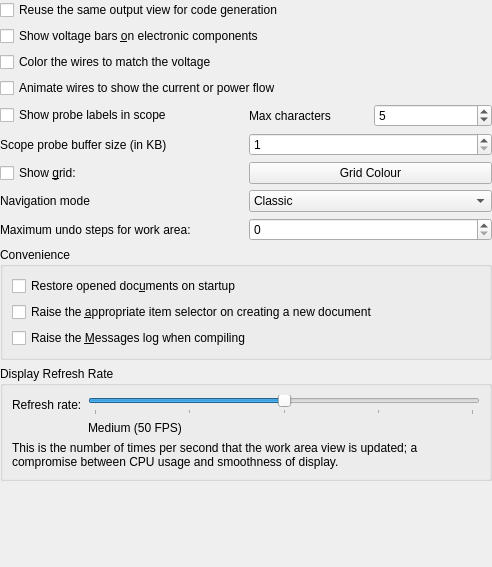
<?xml version="1.0" encoding="UTF-8"?>
<ui version="4.0">
 <class>GeneralOptionsWidget</class>
 <widget class="QWidget" name="GeneralOptionsWidget">
  <property name="geometry">
   <rect>
    <x>0</x>
    <y>0</y>
    <width>492</width>
    <height>567</height>
   </rect>
  </property>
  <layout class="QGridLayout">
   <property name="leftMargin">
    <number>0</number>
   </property>
   <property name="topMargin">
    <number>0</number>
   </property>
   <property name="rightMargin">
    <number>0</number>
   </property>
   <property name="bottomMargin">
    <number>0</number>
   </property>
   <item row="4" column="1">
    <layout class="QHBoxLayout" name="horizontalLayout_3">
     <item>
      <widget class="QLabel" name="label_2">
       <property name="text">
        <string>Max characters</string>
       </property>
      </widget>
     </item>
     <item>
      <widget class="QSpinBox" name="kcfg_ProbeLabelMaxCharacters">
       <property name="minimum">
        <number>1</number>
       </property>
       <property name="value">
        <number>5</number>
       </property>
      </widget>
     </item>
    </layout>
   </item>
   <item row="3" column="0" colspan="2">
    <widget class="QCheckBox" name="kcfg_AnimateWires">
     <property name="text">
      <string>Animate wires to show the current or power flow</string>
     </property>
     <property name="shortcut">
      <string/>
     </property>
    </widget>
   </item>
   <item row="10" column="0">
    <widget class="QCheckBox" name="kcfg_ShowGrid">
     <property name="text">
      <string>Show &amp;grid:</string>
     </property>
    </widget>
   </item>
   <item row="12" column="1">
    <widget class="QSpinBox" name="kcfg_MaxUndo">
     <property name="sizePolicy">
      <sizepolicy hsizetype="Preferred" vsizetype="Fixed">
       <horstretch>0</horstretch>
       <verstretch>0</verstretch>
      </sizepolicy>
     </property>
     <property name="maximum">
      <number>100000</number>
     </property>
    </widget>
   </item>
   <item row="14" column="0" colspan="2">
    <widget class="QGroupBox" name="groupBox21">
     <property name="title">
      <string>Display Refresh Rate</string>
     </property>
     <layout class="QVBoxLayout">
      <item>
       <layout class="QGridLayout">
        <item row="0" column="1">
         <widget class="QSlider" name="refreshRateSlider">
          <property name="maximum">
           <number>4</number>
          </property>
          <property name="pageStep">
           <number>1</number>
          </property>
          <property name="value">
           <number>2</number>
          </property>
          <property name="orientation">
           <enum>Qt::Orientation::Horizontal</enum>
          </property>
          <property name="tickPosition">
           <enum>QSlider::TickPosition::TicksBelow</enum>
          </property>
         </widget>
        </item>
        <item row="0" column="0">
         <widget class="QLabel" name="textLabel3_2">
          <property name="text">
           <string>Refresh rate:</string>
          </property>
          <property name="wordWrap">
           <bool>false</bool>
          </property>
         </widget>
        </item>
        <item row="1" column="1">
         <widget class="QLabel" name="refreshRateLabel">
          <property name="text">
           <string>Medium (50 FPS)</string>
          </property>
          <property name="wordWrap">
           <bool>false</bool>
          </property>
         </widget>
        </item>
       </layout>
      </item>
      <item>
       <widget class="QLabel" name="textLabel9_2">
        <property name="sizePolicy">
         <sizepolicy hsizetype="Preferred" vsizetype="Minimum">
          <horstretch>0</horstretch>
          <verstretch>0</verstretch>
         </sizepolicy>
        </property>
        <property name="text">
         <string>This is the number of times per second that the work area view is updated; a compromise between CPU usage and smoothness of display.</string>
        </property>
        <property name="textFormat">
         <enum>Qt::TextFormat::PlainText</enum>
        </property>
        <property name="scaledContents">
         <bool>false</bool>
        </property>
        <property name="alignment">
         <set>Qt::AlignmentFlag::AlignVCenter</set>
        </property>
        <property name="wordWrap">
         <bool>true</bool>
        </property>
       </widget>
      </item>
     </layout>
    </widget>
   </item>
   <item row="11" column="0">
    <widget class="QLabel" name="label">
     <property name="text">
      <string>Navigation mode</string>
     </property>
    </widget>
   </item>
   <item row="15" column="1">
    <spacer name="spacer3">
     <property name="orientation">
      <enum>Qt::Orientation::Vertical</enum>
     </property>
     <property name="sizeType">
      <enum>QSizePolicy::Policy::Expanding</enum>
     </property>
     <property name="sizeHint" stdset="0">
      <size>
       <width>20</width>
       <height>40</height>
      </size>
     </property>
    </spacer>
   </item>
   <item row="10" column="1">
    <widget class="KColorButton" name="kcfg_GridColor">
     <property name="toolTip">
      <string>The grid color in the work area.</string>
     </property>
     <property name="text">
      <string>Grid Colour</string>
     </property>
    </widget>
   </item>
   <item row="0" column="0" colspan="2">
    <widget class="QCheckBox" name="kcfg_ReuseSameViewForOutput">
     <property name="text">
      <string>Reuse the same output view for code generation</string>
     </property>
     <property name="shortcut">
      <string/>
     </property>
    </widget>
   </item>
   <item row="4" column="0">
    <widget class="QCheckBox" name="kcfg_ShowProbeLabels">
     <property name="text">
      <string>Show probe labels in scope</string>
     </property>
    </widget>
   </item>
   <item row="2" column="0" colspan="2">
    <widget class="QCheckBox" name="kcfg_ShowVoltageColor">
     <property name="text">
      <string>Color the wires to match the voltage</string>
     </property>
     <property name="shortcut">
      <string/>
     </property>
    </widget>
   </item>
   <item row="11" column="1">
    <widget class="QComboBox" name="kcfg_NavigationMode">
     <property name="currentIndex">
      <number>0</number>
     </property>
     <item>
      <property name="text">
       <string>Classic</string>
      </property>
     </item>
     <item>
      <property name="text">
       <string>Horizon</string>
      </property>
     </item>
    </widget>
   </item>
   <item row="12" column="0">
    <widget class="QLabel" name="textLabel1">
     <property name="toolTip">
      <string>Maximum undo steps for work area. This does not apply to text documents - that is configurable separately under Configure Editor.</string>
     </property>
     <property name="text">
      <string>Maximum undo steps for work area:</string>
     </property>
     <property name="wordWrap">
      <bool>false</bool>
     </property>
    </widget>
   </item>
   <item row="13" column="0" colspan="2">
    <widget class="QGroupBox" name="groupBox4">
     <property name="title">
      <string>Convenience</string>
     </property>
     <layout class="QVBoxLayout">
      <item>
       <widget class="QCheckBox" name="kcfg_RestoreDocumentsOnStartup">
        <property name="text">
         <string>Restore opened doc&amp;uments on startup</string>
        </property>
       </widget>
      </item>
      <item>
       <widget class="QCheckBox" name="kcfg_RaiseItemSelectors">
        <property name="text">
         <string>Raise the &amp;appropriate item selector on creating a new document</string>
        </property>
       </widget>
      </item>
      <item>
       <widget class="QCheckBox" name="kcfg_RaiseMessagesLog">
        <property name="text">
         <string>Raise the &amp;Messages log when compiling</string>
        </property>
       </widget>
      </item>
     </layout>
    </widget>
   </item>
   <item row="1" column="0" colspan="2">
    <widget class="QCheckBox" name="kcfg_ShowVoltageBars">
     <property name="text">
      <string>Show voltage bars &amp;on electronic components</string>
     </property>
    </widget>
   </item>
   <item row="5" column="0">
    <widget class="QLabel" name="label_3">
     <property name="text">
      <string>Scope probe buffer size (in KB)</string>
     </property>
    </widget>
   </item>
   <item row="5" column="1">
    <widget class="QSpinBox" name="kcfg_ScopeBufferSize">
     <property name="minimum">
      <number>1</number>
     </property>
     <property name="maximum">
      <number>102400</number>
     </property>
    </widget>
   </item>
  </layout>
 </widget>
 <customwidgets>
  <customwidget>
   <class>KColorButton</class>
   <extends>QPushButton</extends>
   <header>kcolorbutton.h</header>
  </customwidget>
 </customwidgets>
 <tabstops>
  <tabstop>kcfg_ReuseSameViewForOutput</tabstop>
  <tabstop>kcfg_ShowVoltageBars</tabstop>
  <tabstop>kcfg_ShowGrid</tabstop>
  <tabstop>kcfg_GridColor</tabstop>
  <tabstop>kcfg_MaxUndo</tabstop>
  <tabstop>kcfg_RestoreDocumentsOnStartup</tabstop>
  <tabstop>kcfg_RaiseItemSelectors</tabstop>
  <tabstop>kcfg_RaiseMessagesLog</tabstop>
  <tabstop>refreshRateSlider</tabstop>
 </tabstops>
 <resources/>
 <connections>
  <connection>
   <sender>kcfg_ShowGrid</sender>
   <signal>toggled(bool)</signal>
   <receiver>kcfg_GridColor</receiver>
   <slot>setEnabled(bool)</slot>
   <hints>
    <hint type="sourcelabel">
     <x>20</x>
     <y>20</y>
    </hint>
    <hint type="destinationlabel">
     <x>20</x>
     <y>20</y>
    </hint>
   </hints>
  </connection>
 </connections>
</ui>
